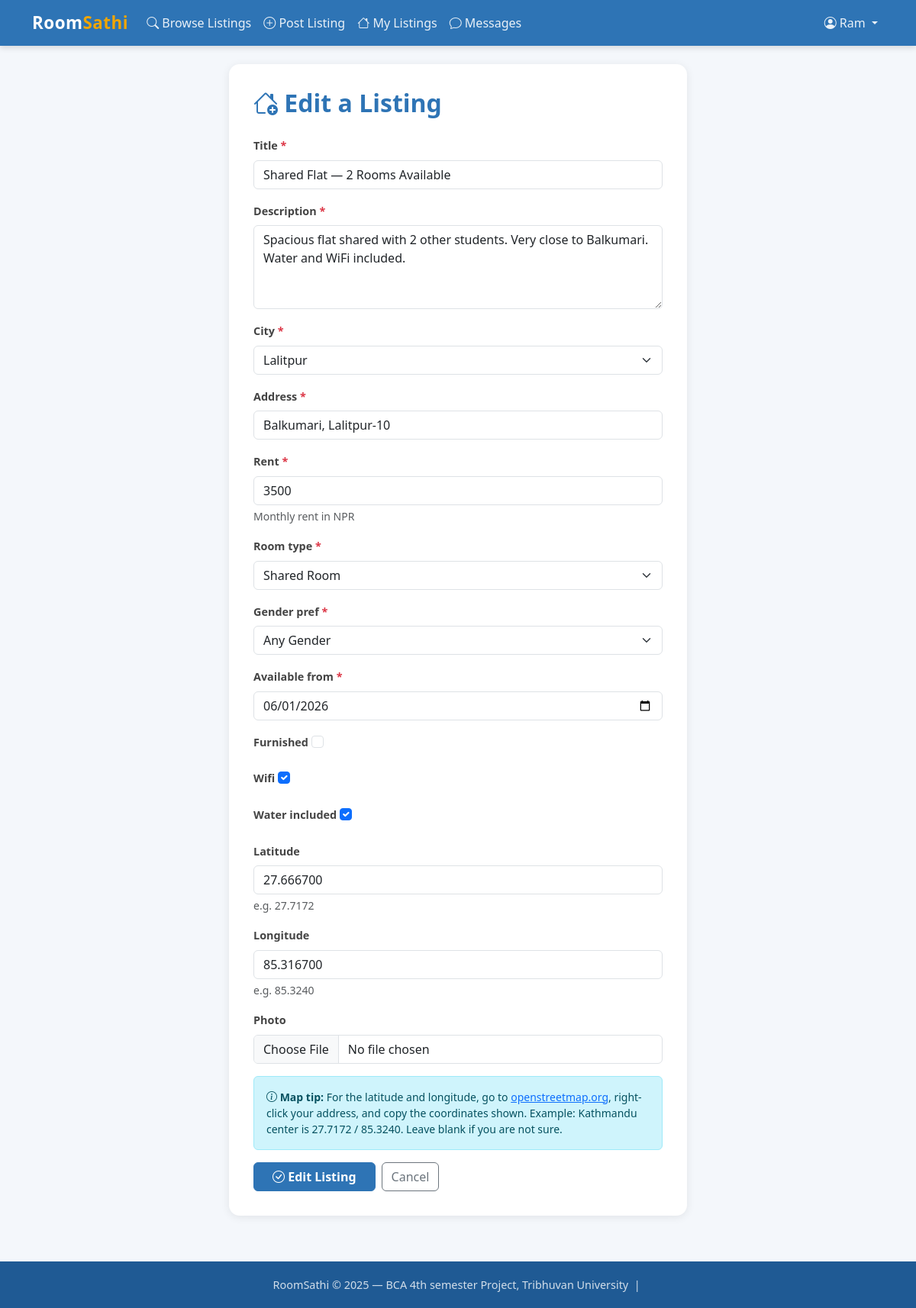
The app's page /listings/2/edit/ (signed in) with its own data.
### listings/models.py (models this page shows, shortened)
class Listing(models.Model):
    owner          = models.ForeignKey(User, on_delete=models.CASCADE, related_name='listings')
    title          = models.CharField(max_length=150)
    description    = models.TextField(max_length=600)
    city           = models.CharField(max_length=50, choices=CITY_CHOICES)
    address        = models.CharField(max_length=250)
    rent           = models.PositiveIntegerField(help_text='Monthly rent in NPR')
    room_type      = models.CharField(max_length=10, choices=ROOM_TYPES)
    gender_pref    = models.CharField(max_length=1, choices=GENDER_PREF, default='A')
    available_from = models.DateField()
    furnished      = models.BooleanField(default=False)
    wifi           = models.BooleanField(default=False)
    water_included = models.BooleanField(default=False)
    latitude       = models.DecimalField(max_digits=9, decimal_places=6, blank=True, null=True, help_text='e.g. 27.7172')
    longitude      = models.DecimalField(max_digits=9, decimal_places=6, blank=True, null=True, help_text='e.g. 85.3240')
    photo          = models.ImageField(upload_to='listing_photos/', blank=True, null=True)
    is_active      = models.BooleanField(default=True)
    created_at     = models.DateTimeField(auto_now_add=True)
    class Meta:
        ordering = ['-created_at']

### listings/views.py (the view)
# urls.py: path('listings/<int:pk>/edit/', views.listing_edit,      name='listing_edit'),
@login_required
def listing_edit(request, pk):
    listing = get_object_or_404(Listing, pk=pk, owner=request.user)
    if request.method == 'POST':
        form = ListingForm(request.POST, request.FILES, instance=listing)
        if form.is_valid():
            form.save()
            messages.success(request, 'Listing updated!')
            return redirect('listing_detail', pk=pk)
    else:
        form = ListingForm(instance=listing)
    return render(request, 'listings/listing_form.html', {'form': form, 'action': 'Edit'})

### listings/forms.py
class ListingForm(forms.ModelForm):
    class Meta:
        model   = Listing
        exclude = ['owner', 'is_active', 'created_at']
        widgets = {
            'description':    forms.Textarea(attrs={'rows': 4}),
            'available_from': forms.DateInput(attrs={'type': 'date'}),
        }

### templates/listings/listing_form.html (shortened to what this page needs)
{% extends 'base.html' %}
{% block content %}
<div class="container my-4">
  <div class="form-card">
    <h2><i class="bi bi-house-add"></i> {{ action }} a Listing</h2>
    <form method="post" enctype="multipart/form-data">
      {% for field in form %}
      <div class="mb-3">
        <label class="form-label">{{ field.label }}{% if field.field.required %} <span class="text-danger">*</span>{% endif %}</label>
        {{ field }}
        {% if field.help_text %}<div class="form-text text-muted">{{ field.help_text }}</div>{% endif %}
      </div>
      {% endfor %}
      <div class="alert alert-info small mt-2">
        <i class="bi bi-info-circle"></i>
        <strong>Map tip:</strong> For the latitude and longitude, go to
        <a href="https://www.openstreetmap.org" target="_blank">openstreetmap.org</a>,
        right-click your address, and copy the coordinates shown. Example: Kathmandu center is
        27.7172 / 85.3240. Leave blank if you are not sure.
      </div>
      <div class="d-flex gap-2 mt-3">
        <button type="submit" class="btn btn-primary px-4"><i class="bi bi-check-circle"></i> {{ action }} Listing</button>
        <a href="{% url 'listing_list' %}" class="btn btn-outline-secondary">Cancel</a>
      </div>
    </form>
  </div>
</div>
{% endblock %}

### templates/base.html (shortened to what this page needs)
<!DOCTYPE html>
<html lang="en">
<head>
  <link href="https://cdn.jsdelivr.net/npm/bootstrap@5.3.0/dist/css/bootstrap.min.css" rel="stylesheet">
  <link href="https://cdn.jsdelivr.net/npm/bootstrap-icons@1.11.0/font/bootstrap-icons.css" rel="stylesheet">
  {% load static %}
  <link rel="stylesheet" href="{% static 'css/style.css' %}">
</head>
<body>
<nav class="navbar navbar-expand-lg">
  <div class="container">
    <a class="navbar-brand" href="{% url 'home' %}">Room<span>Sathi</span></a>
    <div class="collapse navbar-collapse" id="nav">
      <ul class="navbar-nav me-auto">
        <li class="nav-item"><a class="nav-link" href="{% url 'listing_list' %}"><i class="bi bi-search"></i> Browse Listings</a></li>
        {% if user.is_authenticated %}
        <li class="nav-item"><a class="nav-link" href="{% url 'listing_create' %}"><i class="bi bi-plus-circle"></i> Post Listing</a></li>
        <li class="nav-item"><a class="nav-link" href="{% url 'my_listings' %}"><i class="bi bi-house"></i> My Listings</a></li>
        <li class="nav-item"><a class="nav-link" href="{% url 'my_messages' %}"><i class="bi bi-chat"></i> Messages</a></li>
        {% endif %}
      </ul>
      <ul class="navbar-nav ms-auto">
        {% if user.is_authenticated %}
        <li class="nav-item dropdown">
          <a class="nav-link dropdown-toggle" href="#" data-bs-toggle="dropdown">
            <i class="bi bi-person-circle"></i> {{ user.first_name|default:user.username }}
          </a>
        </li>
        {% else %}
        <li class="nav-item"><a class="nav-link" href="{% url 'login' %}"><i class="bi bi-box-arrow-in-right"></i> Login</a></li>
        <li class="nav-item"><a class="nav-link btn btn-light text-primary ms-2 px-3 py-1" href="{% url 'register' %}"><b>Register</b></a></li>
        {% endif %}
      </ul>
    </div>
  </div>
</nav>
{% block content %}{% endblock %}
<footer><p class="mb-0">RoomSathi &copy; 2025 — BCA 4th semester Project, Tribhuvan University &nbsp;|&nbsp; </p></footer>
</body>
</html>

### static/css/style.css (style rules this page uses)
:root { --primary: #2E74B5; --primary-dark: #1F5A94; --accent: #F0A500; --light-bg: #F4F7FB; --card-shadow: 0 2px 12px rgba(0, 0, 0, 0.08); }
body { background: var(--light-bg); font-family: 'Segoe UI', sans-serif; color: #333; }
.navbar { background: var(--primary) !important; box-shadow: 0 2px 8px rgba(0, 0, 0, 0.15); }
.navbar-brand { font-size: 1.4rem; font-weight: 700; color: #fff !important; letter-spacing: 0.5px; }
.navbar-brand span { color: var(--accent); }
.nav-link { color: rgba(255, 255, 255, 0.9) !important; font-weight: 500; }
.form-card { background: #fff; border-radius: 14px; padding: 32px; box-shadow: var(--card-shadow); max-width: 600px; margin: 0 auto; }
.form-card h2 { color: var(--primary); margin-bottom: 24px; font-weight: 700; }
.form-label { font-weight: 600; color: #444; font-size: 0.9rem; }
.btn-primary { background: var(--primary); border-color: var(--primary); font-weight: 600; }
footer { background: var(--primary-dark); color: rgba(255, 255, 255, 0.8); text-align: center; padding: 20px; margin-top: 60px; font-size: 0.9rem; }

### records on screen
Listing: form "Shared Flat — 2 Rooms Available" "Spacious flat shared with 2 other students. Very close to Balkumari. Water and WiFi included." "Lalitpur" "Balkumari, Lalitpur-10" "3500" "Shared Room" "Any Gender" "06/01/2026" "☑" "☑" "27.666700" "85.316700"

### other values on screen
{{ user.first_name|default:user.username }} "Ram"
{{ action }} "Edit"
{{ field.label }} "Title" "Description" "City" "Address" "Rent" "Room type" "Gender pref" "Available from" "Furnished" "Wifi" "Water included" "Latitude" "Longitude" "Photo"
{{ field.help_text }} "Monthly rent in NPR" "e.g. 27.7172" "e.g. 85.3240"
